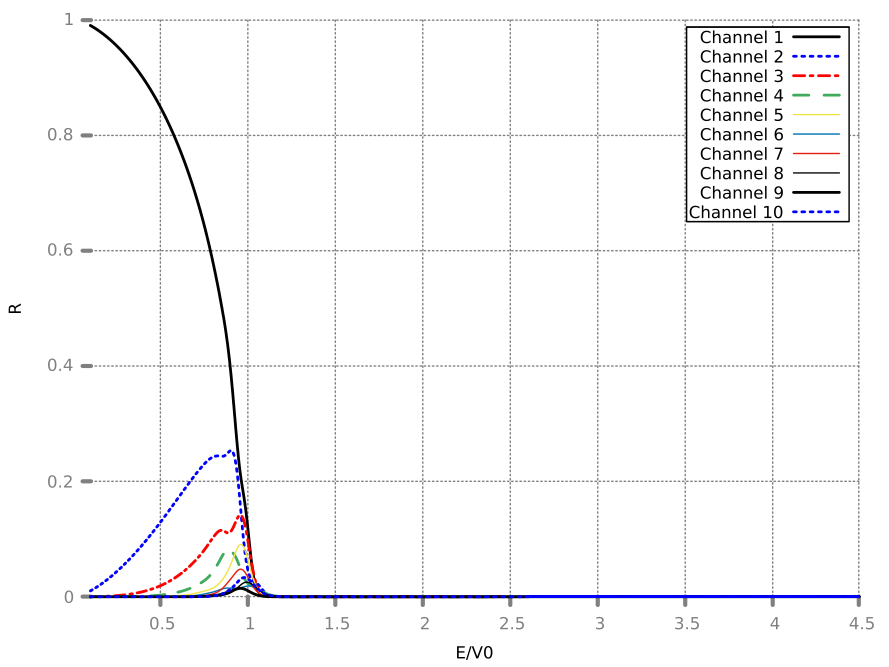

This figure's gnuplot source:
load "stylefile.gp"
set xrange [0.1:4.5]
set yrange [0:1]
set xlabel "E/V0"
set ylabel "R"
#plot "N_1.csv" using "E/V0":"N_R0" w l title "Channel 1"
#plot "N_2.csv" using "E/V0":"N_R0" w l title "Channel 1", "N_2.csv" #using "E/V0":"N_R1" w l title "Channel 2"
#plot "N_3.csv" using "E/V0":"N_R0" w l title "Channel 1", "N_3.csv" #using "E/V0":"N_R1" w l title "Channel 2", "N_3.csv" using "E/#V0":"N_R2" w l title "Channel 3"
#plot "N_4.csv" using "E/V0":"N_R0" w l title "Channel 1", "N_4.csv" #using "E/V0":"N_R1" w l title "Channel 2", "N_4.csv" using "E/#V0":"N_R2" w l title "Channel 3", "N_4.csv" using "E/V0":"N_R3" w l #title "Channel 4"
plot "N_10.csv" using "E/V0":"N_R0" w l title "Channel 1", "N_10.csv" using "E/V0":"N_R1" w l title "Channel 2", "N_10.csv" using "E/V0":"N_R2" w l title "Channel 3", "N_10.csv" using "E/V0":"N_R3" w l title "Channel 4", "N_10.csv" using "E/V0":"N_R4" w l title "Channel 5", "N_10.csv" using "E/V0":"N_R5" w l title "Channel 6", "N_10.csv" using "E/V0":"N_R6" w l title "Channel 7", "N_10.csv" using "E/V0":"N_R7" w l title "Channel 8", "N_10.csv" using "E/V0":"N_R8" w l title "Channel 9", "N_10.csv" using "E/V0":"N_R9" w l title "Channel 10"
